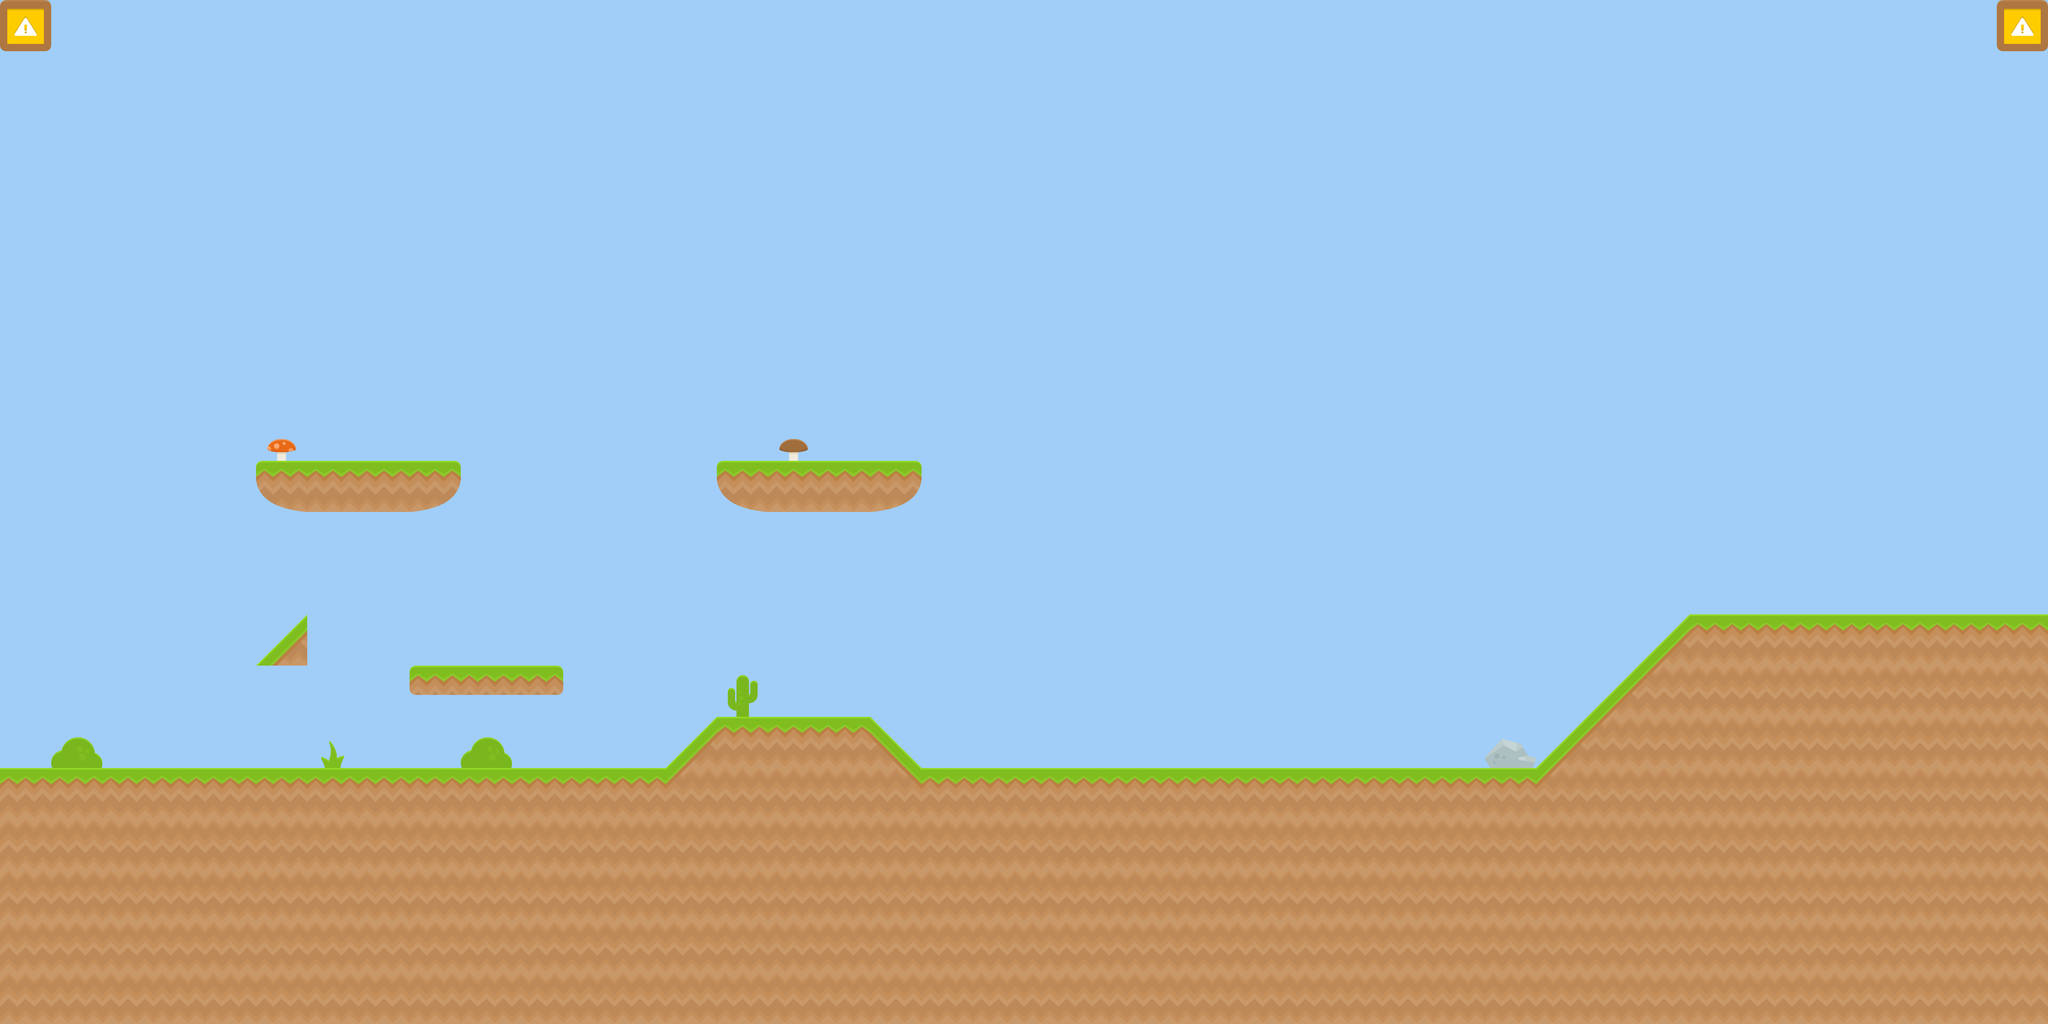

Rendered tile map (Tiled .tmx) drawn with the repository's tilesets; below, a short description and the map source with its tile grids summarised:
An orthogonal 40x20 tile map with 128x128 px tiles, 2 tile layers (bg, decoration), 3 tilesets and 20 objects (8x Obj_Box, 5x Obj_Bridge, 2x Obj_Spring, Obj_Sign, Obj_Player, ...).

<map version="1.0" orientation="orthogonal" renderorder="right-down" width="40" height="20" tilewidth="128" tileheight="128" backgroundcolor="#a0cef9" nextobjectid="101">
 <tileset firstgid="1" name="Ground" tilewidth="128" tileheight="128" tilecount="128" columns="8">
  <image source="../gfx/spritesheet_ground.png" width="1024" height="2048" />
  <tile id="0">
   <properties>
    <property name="collision_type" value="top" />
   </properties>
  </tile>
  <tile id="8">
   <properties>
    <property name="collision_type" value="all" />
   </properties>
  </tile>
  <tile id="16">
   <properties>
    <property name="collision_type" value="top" />
   </properties>
  </tile>
  <tile id="24">
   <properties>
    <property name="collision_type" value="slope_up" />
   </properties>
  </tile>
  <tile id="32">
   <properties>
    <property name="collision_type" value="slope_dn" />
   </properties>
  </tile>
  <tile id="40">
   <properties>
    <property name="collision_type" value="top" />
   </properties>
  </tile>
  <tile id="48">
   <properties>
    <property name="collision_type" value="top" />
   </properties>
  </tile>
  <tile id="56">
   <properties>
    <property name="collision_type" value="top" />
   </properties>
  </tile>
  <tile id="64">
   <properties>
    <property name="collision_type" value="top" />
   </properties>
  </tile>
  <tile id="88">
   <properties>
    <property name="collision_type" value="all" />
   </properties>
  </tile>
  <tile id="96">
   <properties>
    <property name="collision_type" value="all" />
   </properties>
  </tile>
 </tileset>
 <tileset firstgid="129" name="Stuff" tilewidth="128" tileheight="128" tilecount="128" columns="8">
  <image source="../gfx/spritesheet_tiles.png" width="1024" height="2048" />
 </tileset>
 <tileset firstgid="257" name="NPCs" tilewidth="130" tileheight="268" tilecount="24" columns="0">
  <tile id="0">
   <image width="88" height="63" source="../gfx/enemies/frame1.png" />
  </tile>
  <tile id="1">
   <image width="114" height="114" source="../gfx/enemies/frame5.png" />
  </tile>
  <tile id="2">
   <image width="96" height="268" source="../gfx/enemies/frame9.png" />
  </tile>
  <tile id="3">
   <image width="88" height="63" source="../gfx/enemies/frame14.png" />
  </tile>
  <tile id="4">
   <image width="92" height="93" source="../gfx/enemies/frame18.png" />
  </tile>
  <tile id="5">
   <image width="88" height="63" source="../gfx/enemies/frame23.png" />
  </tile>
  <tile id="6">
   <image width="104" height="83" source="../gfx/enemies/frame27.png" />
  </tile>
  <tile id="7">
   <image width="115" height="42" source="../gfx/enemies/frame31.png" />
  </tile>
  <tile id="8">
   <image width="109" height="82" source="../gfx/enemies/frame35.png" />
  </tile>
  <tile id="9">
   <image width="115" height="42" source="../gfx/enemies/frame39.png" />
  </tile>
  <tile id="10">
   <image width="96" height="268" source="../gfx/enemies/frame43.png" />
  </tile>
  <tile id="11">
   <image width="109" height="82" source="../gfx/enemies/frame47.png" />
  </tile>
  <tile id="12">
   <image width="102" height="88" source="../gfx/enemies/frame51.png" />
  </tile>
  <tile id="13">
   <image width="82" height="109" source="../gfx/enemies/frame55.png" />
  </tile>
  <tile id="14">
   <image width="107" height="64" source="../gfx/enemies/frame59.png" />
  </tile>
  <tile id="15">
   <image width="114" height="57" source="../gfx/enemies/frame63.png" />
  </tile>
  <tile id="16">
   <image width="68" height="89" source="../gfx/enemies/frame67.png" />
  </tile>
  <tile id="17">
   <image width="100" height="73" source="../gfx/enemies/frame72.png" />
  </tile>
  <tile id="18">
   <image width="130" height="82" source="../gfx/enemies/frame76.png" />
  </tile>
  <tile id="19">
   <image width="92" height="105" source="../gfx/enemies/frame81.png" />
  </tile>
  <tile id="20">
   <image width="92" height="133" source="../gfx/enemies/frame86.png" />
  </tile>
  <tile id="21">
   <image width="129" height="129" source="../gfx/enemies/frame89.png" />
  </tile>
  <tile id="22">
   <image width="104" height="71" source="../gfx/enemies/frame93.png" />
  </tile>
  <tile id="23">
   <image width="106" height="63" source="../gfx/enemies/frame97.png" />
  </tile>
 </tileset>
 <layer name="bg" width="40" height="20">
  <properties>
   <property name="collidable" value="true" />
  </properties>
  <data>[800 cells, 244 non-empty, 11 distinct tile ids]</data>
 </layer>
 <layer name="decoration" width="40" height="20">
  <data>[800 cells, 9 non-empty, 7 distinct tile ids]</data>
 </layer>
 <objectgroup name="objects">
  <object id="45" name="welcome sign" type="Obj_Sign" gid="163" x="1408" y="1920" width="128" height="128">
   <properties>
    <property name="message" value="Hi! Howdy! Welcome!" />
   </properties>
  </object>
  <object id="46" type="Obj_Bridge" gid="133" x="1152" y="1280" width="128" height="128">
   <properties>
    <property name="collision_type" value="top" />
   </properties>
  </object>
  <object id="47" type="Obj_Bridge" gid="133" x="1280" y="1280" width="128" height="128">
   <properties>
    <property name="collision_type" value="top" />
   </properties>
  </object>
  <object id="48" type="Obj_Bridge" gid="133" x="1408" y="1280" width="128" height="128">
   <properties>
    <property name="collision_type" value="top" />
   </properties>
  </object>
  <object id="49" type="Obj_Bridge" gid="133" x="1536" y="1280" width="128" height="128">
   <properties>
    <property name="collision_type" value="top" />
   </properties>
  </object>
  <object id="50" type="Obj_Bridge" gid="133" x="1664" y="1280" width="128" height="128">
   <properties>
    <property name="collision_type" value="top" />
   </properties>
  </object>
  <object id="51" type="Obj_Box" gid="161" x="2432" y="1920" width="128" height="128" />
  <object id="52" type="Obj_Box" gid="161" x="2560" y="1920" width="128" height="128" />
  <object id="53" type="Obj_Box" gid="161" x="2688" y="1920" width="128" height="128" />
  <object id="54" type="Obj_Box" gid="161" x="2816" y="1920" width="128" height="128" />
  <object id="55" type="Obj_Box" gid="161" x="2944" y="1920" width="128" height="128" />
  <object id="56" type="Obj_Box" gid="161" x="2560" y="1792" width="128" height="128" />
  <object id="57" type="Obj_Box" gid="161" x="2688" y="1792" width="128" height="128" />
  <object id="58" type="Obj_Box" gid="161" x="2816" y="1792" width="128" height="128" />
  <object id="63" type="Obj_Spring" gid="242" x="384" y="1920" width="128" height="128" />
  <object id="64" name="start" type="Obj_Player" x="896" y="1664" width="128" height="128" />
  <object id="84" type="Obj_Spring" gid="242" x="4352" y="1536" width="128" height="128" />
  <object id="96" type="Obj_Wiggler" gid="259" x="2048" y="1792" width="96" height="268" />
  <object id="98" type="Obj_Frog" gid="279" x="2304" y="1792" width="104" height="71" />
  <object id="99" type="Obj_Platform" gid="252" x="512" y="1280" width="128" height="128">
   <properties>
    <property name="direction" value="ud" />
    <property name="distance" value="2" />
   </properties>
  </object>
 </objectgroup>
</map>
